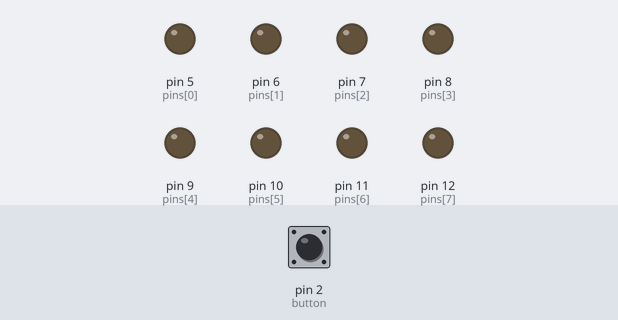
Simulated run of this sketch. Board: Arduino Uno, built with avr-gcc and run on an emulated ATmega328P. On the bench: output pins drawn as LEDs (lit = HIGH). The test bench sets the inputs (shaded band); at power-on: pin 2 (button) HIGH.

Above: at 1.2 s.
1.3 s: pin 2 (button) pulled LOW for 0.15 s
At 2.1 s:
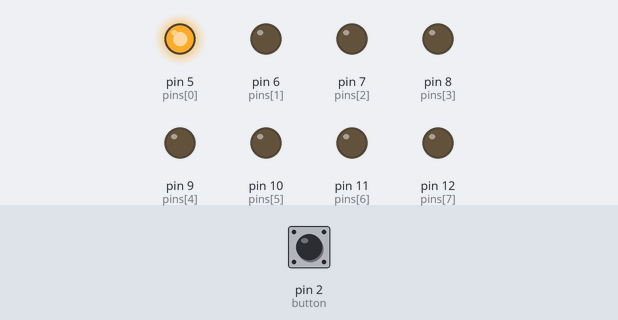
2.9 s: pin 2 (button) pulled LOW for 1 s
At 3.5 s:
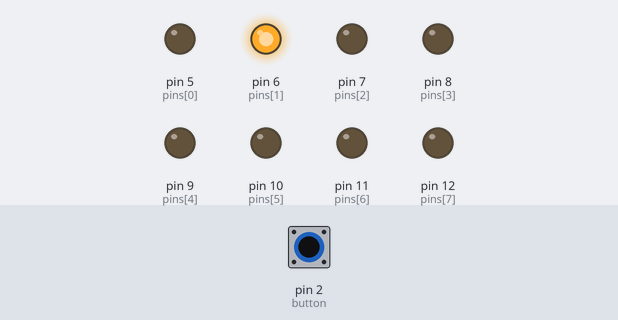
5.4 s: pin 2 (button) pulled LOW for 0.15 s
At 6.6 s:
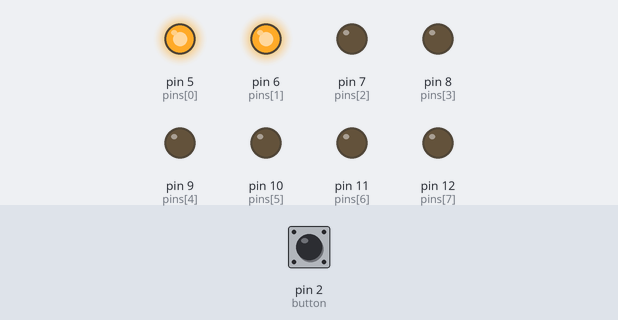
7.0 s: pin 2 (button) pulled LOW for 3.2 s
At 8.0 s:
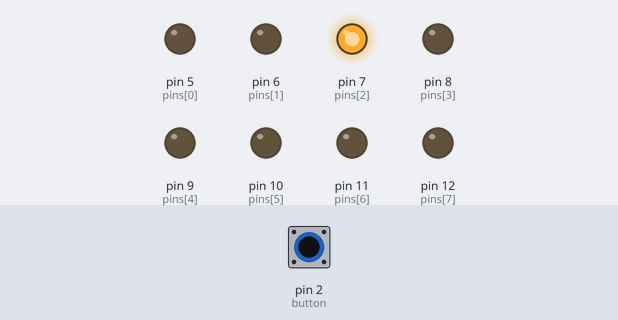
11.7 s: pin 2 (button) pulled LOW for 0.15 s
At 12.7 s:
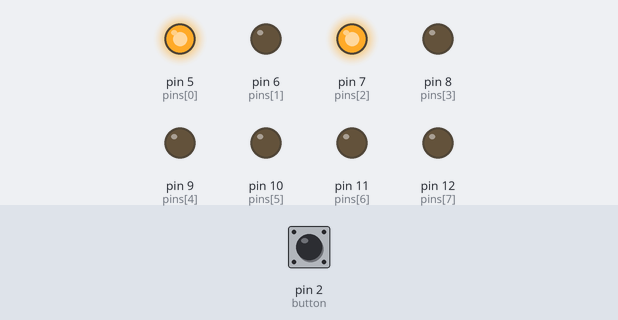
13.3 s: pin 2 (button) pulled LOW for 1 s
At 13.9 s:
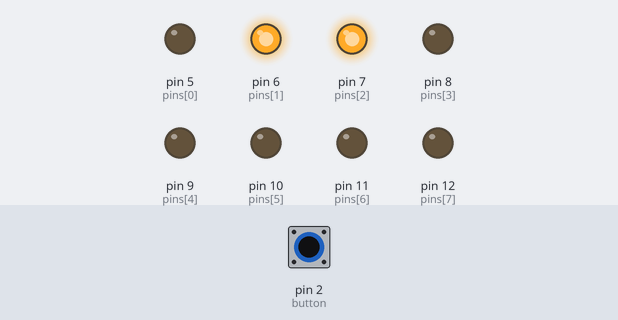
Timing chart, 0 to 16.3 s (numbered marks = the images above; inputs shaded):
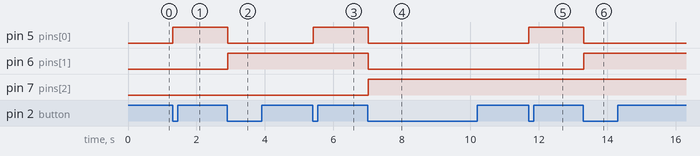

The sketch:

sketch_sep26_8bit.ino
```cpp
/* source: http://www.electroschematics.com/9809/arduino-8-bit-binary-led/ */
int button = 2;      // pin to connect the button
int presses = 0;    // variable to store number of presses
long time = 0;      // used for debounce

////this makes sure that the button press do not get misread multiple times if it is being held down
////100ms = 0.1s
long debounce = 100;  // how many ms to "debounce"

const byte numPins = 8; // how many leds
int state;        // used for HIGH or LOW
                  // pins to connect leds
byte pins[] = {5, 6, 7, 8, 9, 10, 11, 12};
////the smallest digit is connected to 5, so pins[1] is the smallest digit

void setup()
{
  /* we setup all led pins as OUTPUT */
  for(int i = 0; i < numPins; i++) {
    pinMode(pins[i], OUTPUT);
  }
  pinMode(button, INPUT);
  /* use pin 2 which has interrupt 0 on Arduino UNO */
  ////??what's interrupt 0
  attachInterrupt(0, count, LOW);
}

void loop()
{
  /* convert presses to binary and store it as a string */
  String binNumber = String(presses, BIN);
  /* get the length of the string */
  int binLength = binNumber.length(); ////this is the position index of the LEDs,(from right to left)
  if(presses <= 8) {  // if we have less or equal to 255 presses  ////as much as the 8 LEDs can represent
                // here is the scary code
    for(int i = 0, x = 1; i < binLength; i++, x+=2) {
      if(binNumber[i] == '0') state = LOW;
      if(binNumber[i] == '1') state = HIGH;
      digitalWrite(pins[i] + binLength - x, state);
    }
  } else {
    // make all lEDS blink twice and reset the count back to 0
    for(int i = 0; i < binLength; i++){
      digitalWrite(pins[i], HIGH);}
    delay(1000);
    for(int i = 0; i < binLength; i++){
      digitalWrite(pins[i], LOW);}
    delay(1000);
    for(int i = 0; i < binLength; i++){
      digitalWrite(pins[i], HIGH);}
    delay(1000);
    for(int i = 0; i < binLength; i++){
      digitalWrite(pins[i], LOW);}
    delay(1000);

    presses = 0;

  }
  //series.print(presses);
}
/* function to count the presses */
void count() {
  // we debounce the button and increase the presses
  if(millis() - time > debounce)  presses++;
  time = millis();
}
```

Measured:
- after the input at 1.3 s, pin 5 (pins[0]): LOW → HIGH at once
- after the input at 2.9 s, pin 5 (pins[0]): HIGH → LOW at once; pin 6 (pins[1]): LOW → HIGH at once
- after the input at 5.4 s, pin 5 (pins[0]): LOW → HIGH at once
- after the input at 7.0 s, pin 5 (pins[0]), pin 6 (pins[1]): HIGH → LOW at once; pin 7 (pins[2]): LOW → HIGH at once
- after the input at 11.7 s, pin 5 (pins[0]): LOW → HIGH at once
- after the input at 13.3 s, pin 5 (pins[0]): HIGH → LOW at once; pin 6 (pins[1]): LOW → HIGH at once
